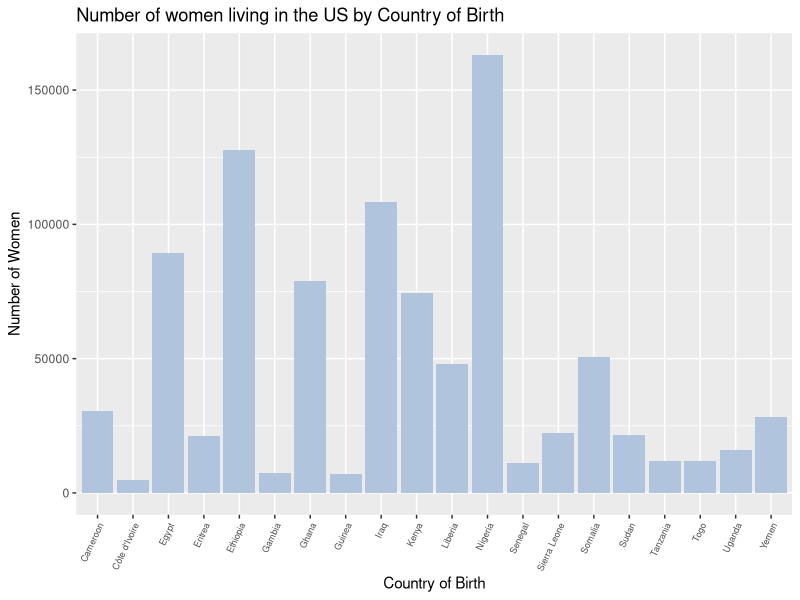
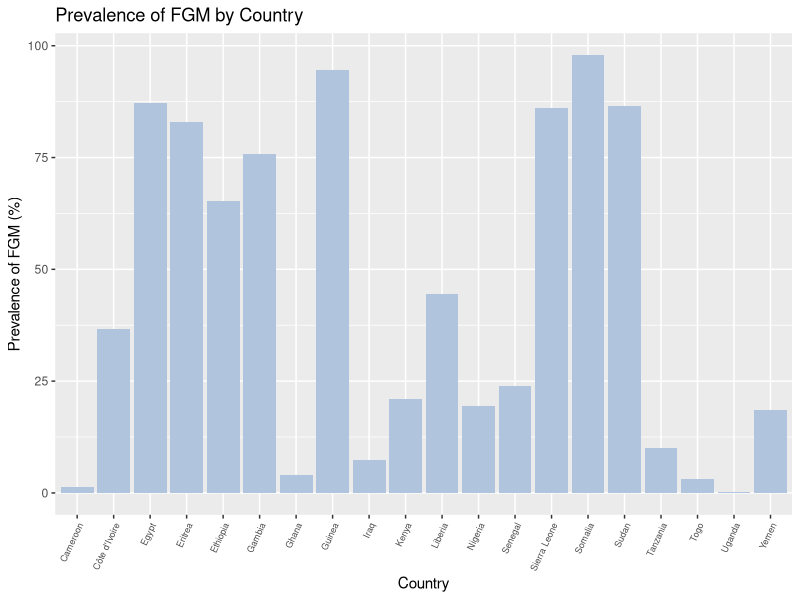
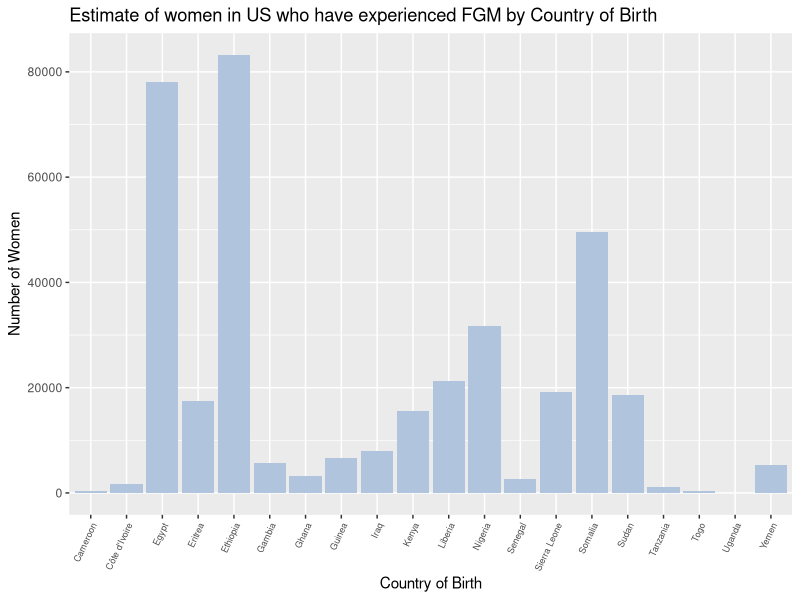

Recreate these plots in R, in order.
## ---- chunk 1
knitr::opts_chunk$set(echo = TRUE)
## ---- chunk 2
library(readxl)
library(dplyr)
library(ggplot2)
library(tidyverse)
## ---- chunk 3
#Importing ACS data 
pob_acs <- read.csv("BST 260 Project Data.csv")
## ---- chunk 4
#Importing FGM Prev data 
fgm_prev <- read_xlsx("FGM-prevalence.xlsx")
## ---- chunk 5
#Filtering data set down to countries that practice FGM 
pob_fgm <- pob_acs %>% filter(Place.of.birth %in% c("Yemen",
                                                  "Iraq",
                                                  "Cameroon",
                                                  "Egypt",
                                                  "Ethiopia",
                                                  "Eritrea",
                                                  "Gambia",
                                                  "Ghana",
                                                  "Guinea",
                                                  "Ivory Coast (2017 or later)",
                                                  "Kenya",
                                                  "Liberia",
                                                  "Nigeria",
                                                  "Senegal",
                                                  "Sierra Leone",
                                                  "Somalia",
                                                  "Sudan",
                                                  "Tanzania",
                                                  "Togo",
                                                  "Uganda"))
## ---- chunk 6
#Changing the variable names 
pob_fgm <- pob_fgm %>% rename(Country = Place.of.birth)
fgm_prev <- fgm_prev %>% rename("fgm_prevalence" = "FGM prevalence among girls and women (%)")
## ---- chunk 7
# Changing the names of countries to match 
pob_fgm$Country <- str_replace_all(pob_fgm$Country, "Ivory Coast \\(2017 or later\\)", "Côte d'Ivoire")
fgm_prev$Country <- str_replace_all(fgm_prev$Country, "United Republic of Tanzania", "Tanzania")
## ---- chunk 8
#Join the dataset 
fgm_combined <- inner_join(pob_fgm, fgm_prev, by = c("Country"))
## ---- chunk 9
#Remove male and total population columns 
fgm_combined <- fgm_combined[-c(2,3)]
## ---- chunk 10
#Estimate the number of women who have experienced FGM in US 
fgm_combined$fgm_estimate <- fgm_combined$Female*(fgm_combined$fgm_prevalence/100)
## ---- chunk 11
#Total number of women in the US who are have experienced FGM 
fgm_combined %>% summarise(sum(fgm_estimate))
## ---- chunk 12
fgm_combined %>% 
  ggplot() +
  geom_bar(aes(x=Country, y = Female), stat = "identity", fill = "lightsteelblue") + 
  xlab("Country of Birth") + 
  ylab("Number of Women") +
  theme(axis.text.x = element_text(size = 6.5, angle = 65, hjust=1))+
  ggtitle("Number of women living in the US by Country of Birth") 
## ---- chunk 13
fgm_combined %>% 
  ggplot() +
  geom_bar(aes(x=Country, y = fgm_prevalence), stat = "identity", fill = "lightsteelblue") + 
  xlab("Country") + 
  ylab("Prevalence of FGM (%)") +
  theme(axis.text.x = element_text(size = 6.5, angle = 65, hjust=1))+
  ggtitle("Prevalence of FGM by Country") 
## ---- chunk 14
fgm_combined %>% 
  ggplot() +
  geom_bar(aes(x=Country, y = fgm_estimate), stat = "identity", fill = "lightsteelblue") + 
  xlab("Country of Birth") + 
  ylab("Number of Women") +
  theme(axis.text.x = element_text(size = 6.5, angle = 65, hjust=1))+
  ggtitle("Estimate of women in US who have experienced FGM by Country of Birth") 

